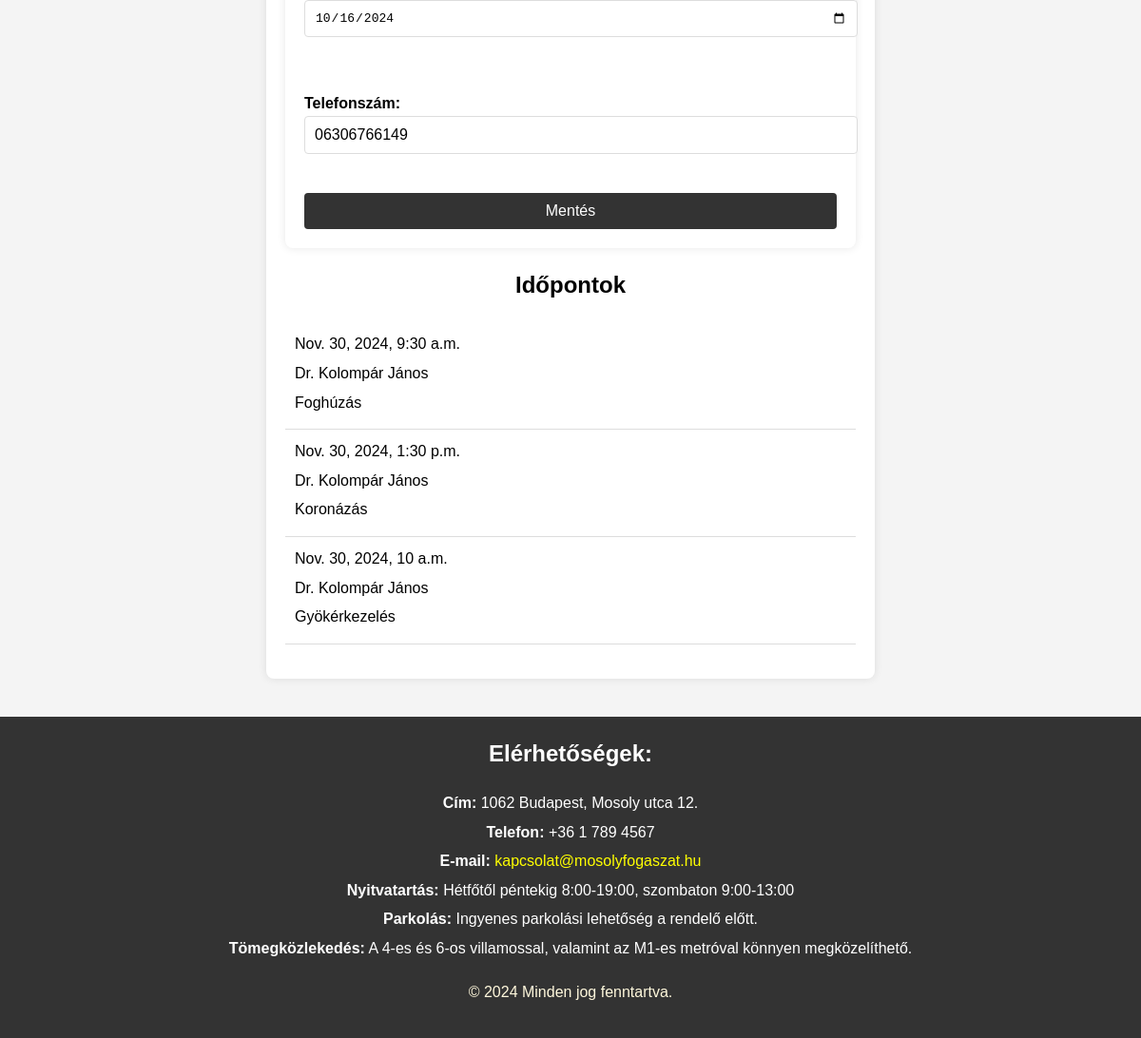
The page /profile/ (signed in, lower part) on the database as committed earlier.
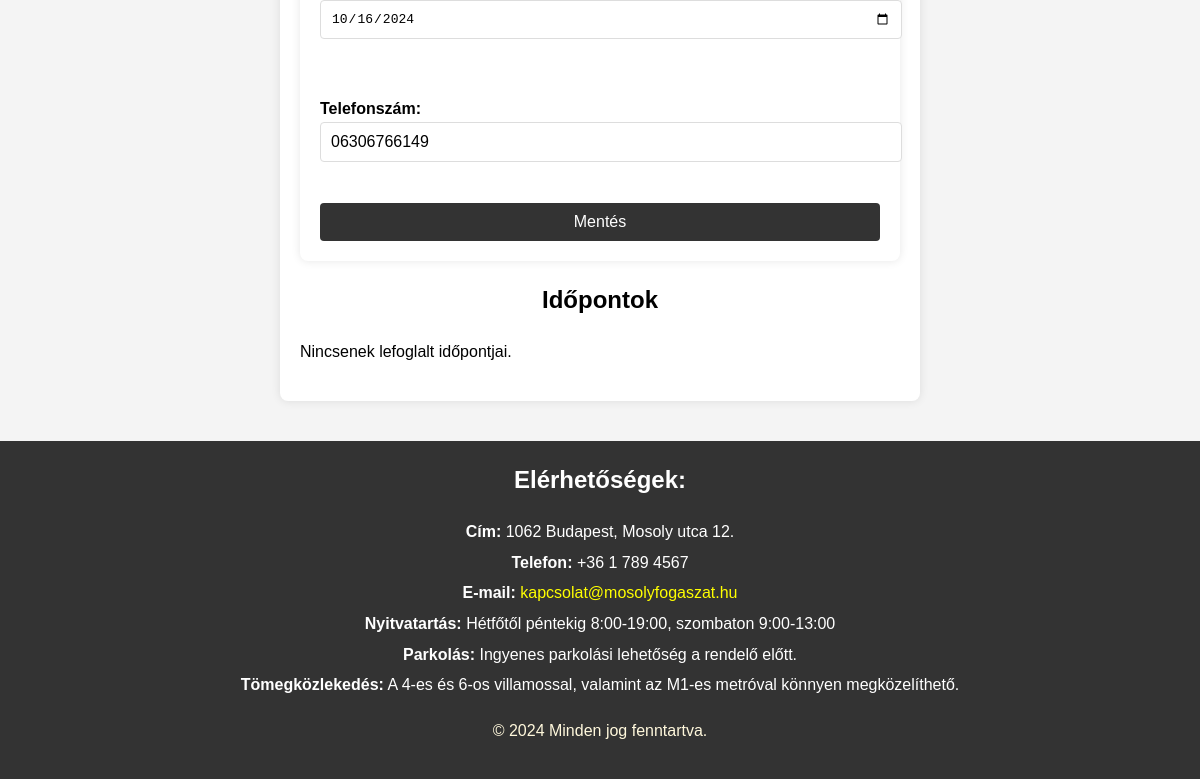
The same page on the database as committed later.
### rendeloweboldal/models.py (models this page shows, shortened)
class Appointment(models.Model):
    id = models.UUIDField(primary_key=True, default=uuid4, editable=False)  # FHIR resource identifier
    patient = models.CharField(max_length=64, null=True, blank=True)  # Az időpontot foglaló páciens azonosítója
    practitioner = models.ForeignKey(Doctor, on_delete=models.CASCADE)  # Link to Practitioner resource
    treatment = models.ForeignKey(Treatment, on_delete=models.SET_NULL, null=True, blank=True)  # Link to Treatment
    start = models.DateTimeField()  # Kezdési időpont
    end = models.DateTimeField()  # Befejezési időpont
    status = models.CharField(max_length=64, null=True, blank=True)  # Időpont státusza (pl. foglalt, elérhető)

class Doctor(models.Model):
    id = models.CharField(max_length=64, primary_key=True)  # FHIR resource identifier
    name = models.CharField(max_length=255)
    photo = models.ImageField(upload_to='doctor_pictures/', null=True, blank=True)  # FHIR 'photo' field
    qualification = models.TextField(null=True, blank=True)  # FHIR 'qualification' field

class Treatment(models.Model):
    id = models.UUIDField(primary_key=True, default=uuid4, editable=False)  # FHIR resource identifier
    name = models.CharField(max_length=255)  # FHIR 'name' field
    description = models.TextField()  # FHIR 'description' field
    duration = models.DurationField(null=True, blank=True)  # Kezelés hossza (opcionális)
    price = models.DecimalField(max_digits=10, decimal_places=0)  # Ár

### rendeloweboldal/views.py (the view)
# urls.py: path('profile/', views.profile_view, name='profile'),
@login_required
def profile_view(request):
    user = request.user
    patient_form = None
    doctor_form = None
    if user.is_superuser:
        patient_form = None
    elif user.is_staff:
        doctor = get_object_or_404(Doctor, id=user.id)
        doctor_form = DoctorForm(request.POST or None, request.FILES or None, instance=doctor)
    else:
        try:
            patient = get_object_or_404(Patient, id=user.id)
            patient_form = PatientForm(request.POST or None, instance=patient)
        except Patient.DoesNotExist:
            patient_form = None
    if request.method == 'POST':
        form = ProfileForm(request.POST, request.FILES, instance=user)
        if form.is_valid():
            user = form.save(commit=False)
            if form.cleaned_data['password1']:
                user.set_password(form.cleaned_data['password1'])
            user.save()
            if patient_form and patient_form.is_valid():
                patient_form.save()
            if doctor_form and doctor_form.is_valid():
                doctor_form.save()
            update_session_auth_hash(request, user)
            logger.info("Profile updated successfully")
            return redirect('profile')
        else:
            logger.error("Profile form is not valid: %s", form.errors)
    else:
        form = ProfileForm(instance=user)
    appointments = Appointment.objects.filter(patient=user.id, status='booked') if not user.is_superuser and not hasattr(user, 'doctor') else None
    now = timezone.now()
    return render(request, 'profile.html', {'form': form, 'patient_form': patient_form, 'doctor_form': doctor_form, 'appointments': appointments, 'now': now})

### rendeloweboldal/forms.py (shortened to what this page needs)
class ProfileForm(forms.ModelForm):
    password1 = forms.CharField(widget=forms.PasswordInput, label='Új jelszó', required=False)
    password2 = forms.CharField(widget=forms.PasswordInput, label='Új jelszó megerősítése', required=False)
    class Meta:
        model = RendeloUser
        fields = ['username', 'email', 'password1', 'password2']
    username = forms.CharField(
        max_length=255,
        label='Felhasználónév',
        validators=[RegexValidator(
            regex=r'^[\w.@+\-_]+$',
            message='Enter a valid username. This value may contain only letters, numbers, and @/./+/-/_ characters.'
        )]
    )
    email = forms.EmailField(label='Email cím', widget=forms.EmailInput(attrs={'style': 'width: 100%;'}))

### rendeloweboldal/templates/profile.html (shortened to what this page needs)
{% load static %}
<!DOCTYPE html>
<html lang="hu">
<head>
    <link rel="stylesheet" href="{% static 'css/style.css' %}">
</head>
<body>
    <main>
        <section class="profile">
            <form method="post" enctype="multipart/form-data" onsubmit="return validatePasswords()">
                {% if patient_form %}
                    {{ patient_form.as_p }}
                {% endif %}
                <button type="submit">Mentés</button>
            </form>
            {% if not user.is_superuser and not user.is_staff %}
                <h2>Időpontok</h2>
                {% if appointments %}
                    <ul class="appointments-list">
                        {% for appointment in appointments %}
                            <li class="appointment-item">
                                <div class="appointment-details">
                                    <span class="appointment-time">{{ appointment.start }}</span>
                                    <span class="appointment-practitioner">{{ appointment.practitioner.name }}</span>
                                    <span class="appointment-treatment">{{ appointment.treatment.name }}</span>
                                </div>
                            </li>
                        {% endfor %}
                    </ul>
                {% else %}
                    <p>Nincsenek lefoglalt időpontjai.</p>
                {% endif %}
            {% endif %}
        </section>
    </main>
    <footer>
        <div class="contact-info">
            <h2>Elérhetőségek:</h2>
            <p><strong>Cím:</strong> 1062 Budapest, Mosoly utca 12.</p>
            <p><strong>Telefon:</strong> +36 1 789 4567</p>
            <p><strong>E-mail:</strong> <a href="mailto:kapcsolat@mosolyfogaszat.hu">kapcsolat@mosolyfogaszat.hu</a></p>
            <p><strong>Nyitvatartás:</strong> Hétfőtől péntekig 8:00-19:00, szombaton 9:00-13:00</p>
            <p><strong>Parkolás:</strong> Ingyenes parkolási lehetőség a rendelő előtt.</p>
            <p><strong>Tömegközlekedés:</strong> A 4-es és 6-os villamossal, valamint az M1-es metróval könnyen megközelíthető.</p>
        </div>
        <p class="copy">&copy; 2024 Minden jog fenntartva.</p>
    </footer>
</body>
</html>

Rows that differ between the two databases and show on the page:
removed Appointment: start "Nov. 30, 2024, 9:30 a.m.", practitioner.name "Dr. Kolompár János", treatment.name "Foghúzás"
removed Appointment: start "Nov. 30, 2024, 1:30 p.m.", practitioner.name "Dr. Kolompár János", treatment.name "Koronázás"
removed Appointment: start "Nov. 30, 2024, 10 a.m.", practitioner.name "Dr. Kolompár János", treatment.name "Gyökérkezelés"
Other text that changed with them:
text now shown: "Nincsenek lefoglalt időpontjai."
